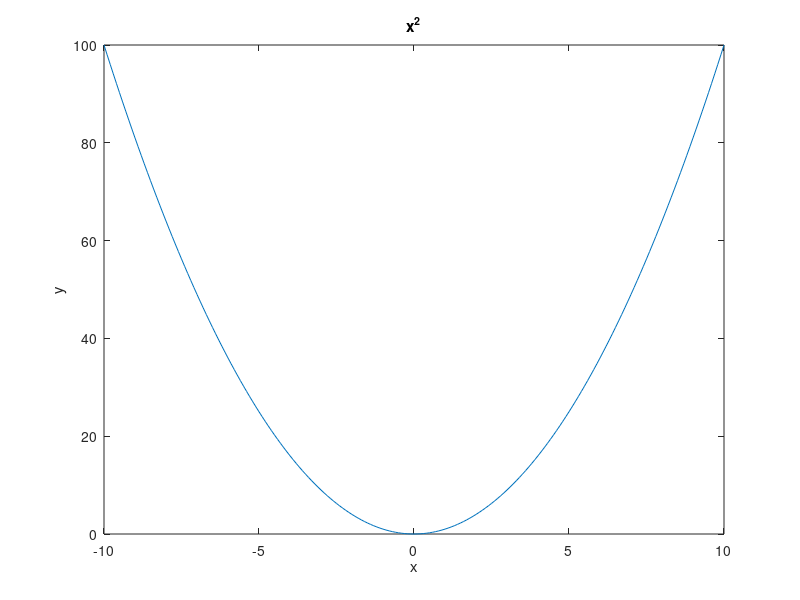
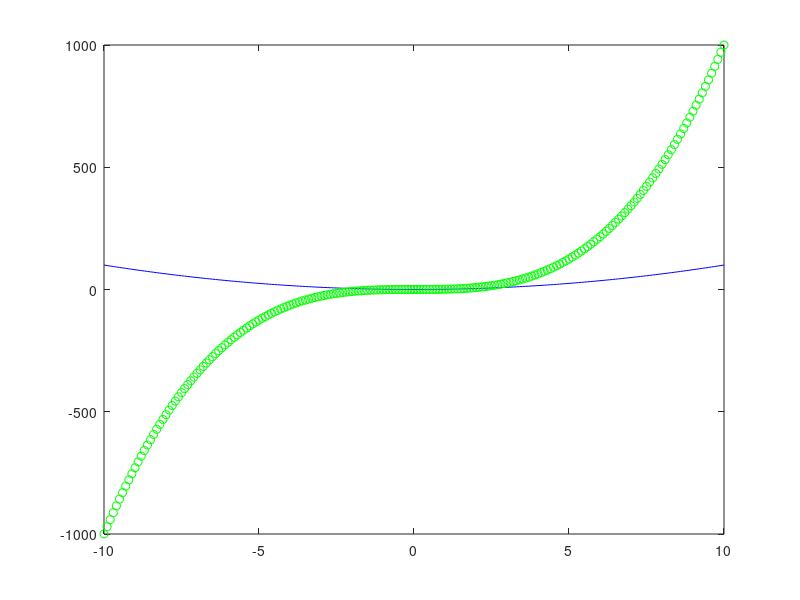
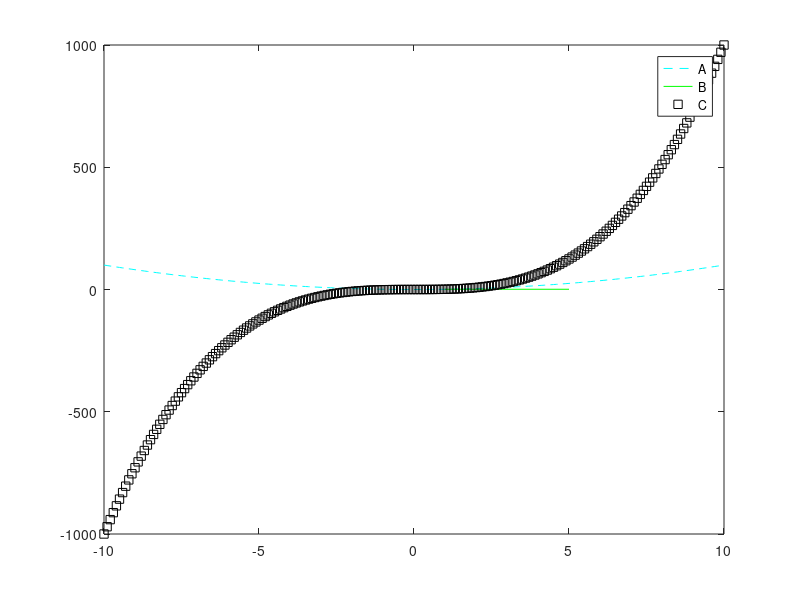
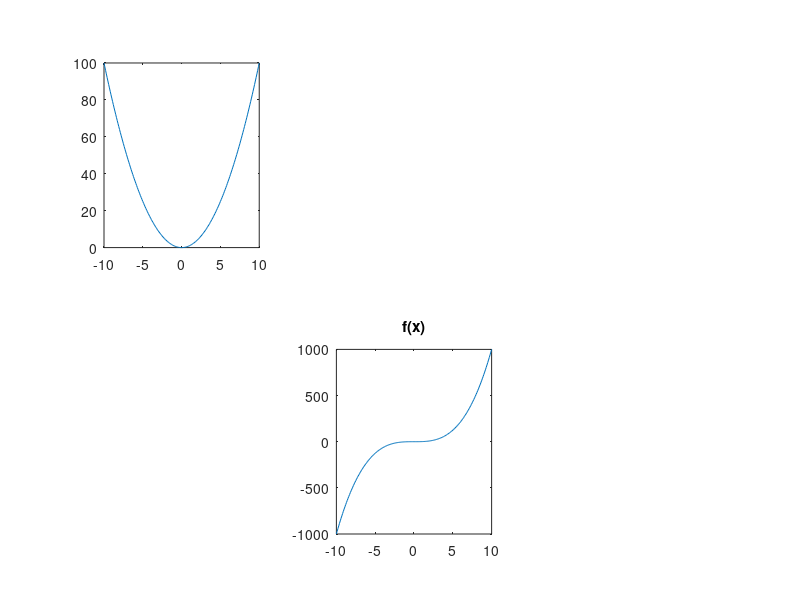

Recreate these plots in MATLAB, in order.
%% plotting vectors
clear
close all

%% basic plotting commands

help plot %basically all the info you need to know

x = -10:0.1:10; %some x values
y = x.^2; %make a parabola

f=@(t) t.^3 ;%create a simple function
%SYNTAX: fname =@(args) expression that can use args

figure %starts a new figure
plot(x,y) %generic plot y vs x
%labeling -- optional
xlabel('x')%what to put on x-axis
ylabel('y')%what to put on y-axis
title('x^2')%what to put at top of plot
%note 'x^2' shows up nicely-- it does some TeX markup
%https://www.mathworks.com/help/matlab/ref/matlab.graphics.primitive.text-properties.html#d120e1240742

figure(2)%opens figure number 2 or switches focus back to figure numbered 2
plot(x,f(x),'rx--') %plot f(x) vs x and use red marker with x's and dashed line
% close(2) %closes figure 2

%% plotting multiple plots

%on the same figure
plot(x,y,'b-',x,f(x),'go') %you can put multiple plotting commands in one call

%you can separate and use hold on/hold off
figure
plot(x,y,'c--'); hold on %can do multiple expressions on same line if separate with semicolon
plot(1:5,ones(1,5),'g'); hold on %this hold on isn't necessary
plot(x,f(x),'ks'); hold off %good practice to turn off when finished
legend('A','B','C') %you can add legend to the figure

%%% EXERCISE %%%
% plot 0-100K in Celcius and Farenheit on same plot

%% subplots

figure
%if you want multiple 'figures' in same window
subplot(2,3,1) %SYNTAX subplot(r,c,plot_num); r is number of rows, c is number of columns, plot_num is which element we're plotting in
%plot_num counts by rows (unlike matrices)
%each subplot operates like a figure-- if you don't hold on, if you try to plot again it clears
plot(x,y)
subplot(2,3,5) %you don't have to plot in order
plot(x,f(x))
title('f(x)')